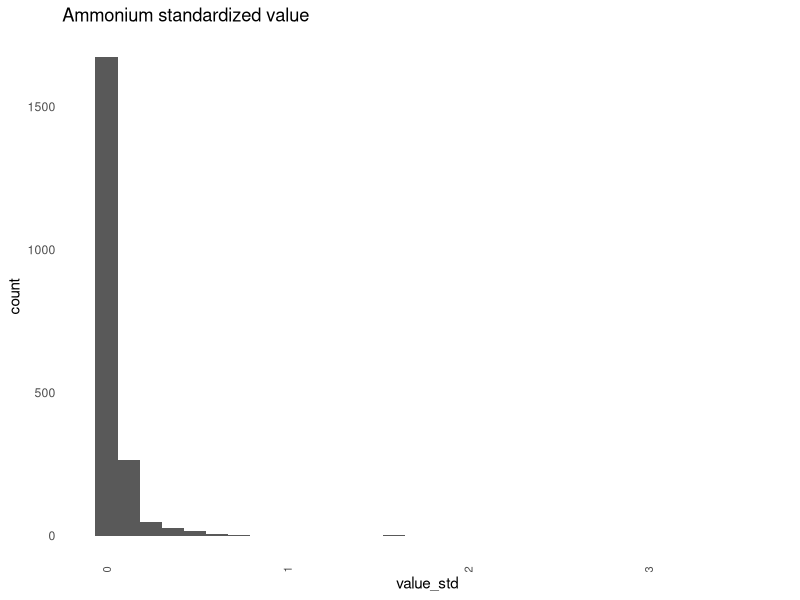
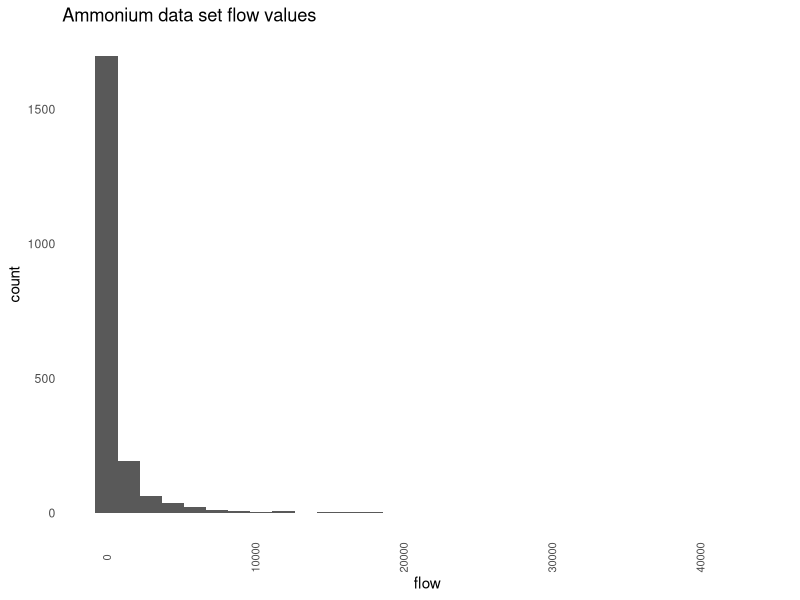
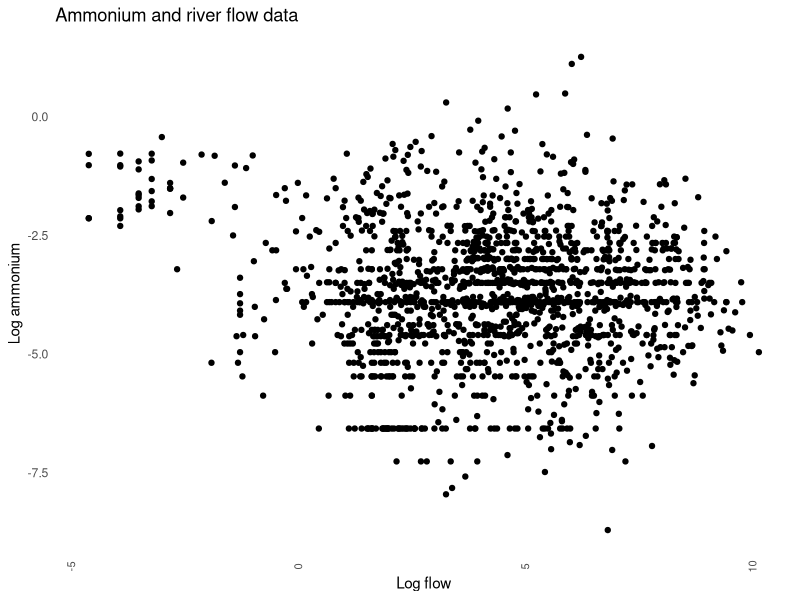
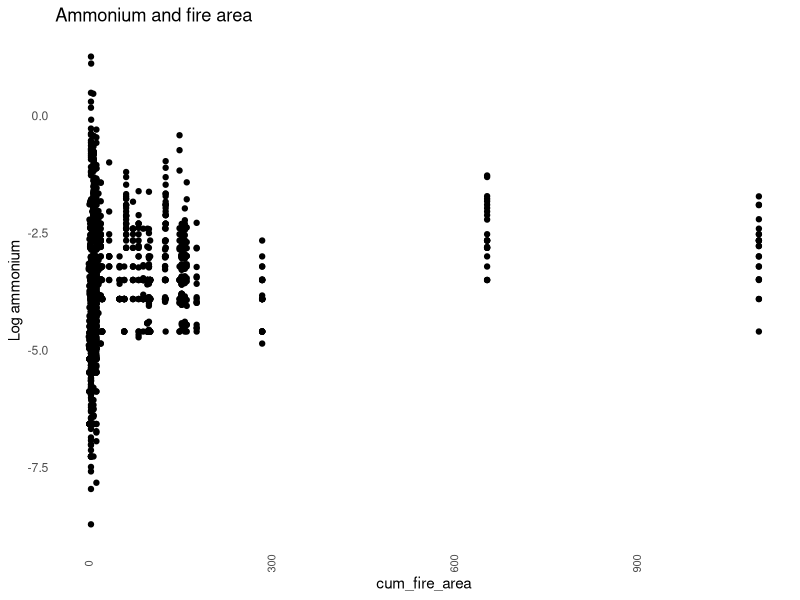
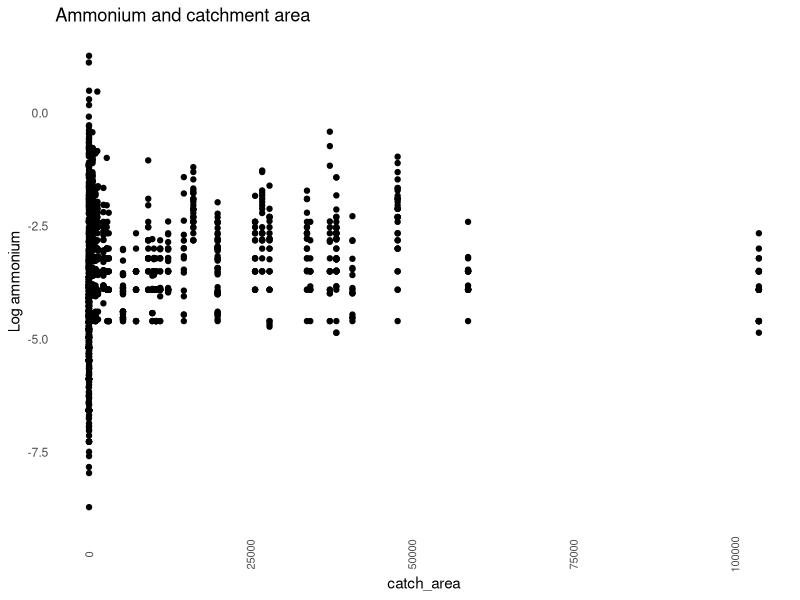
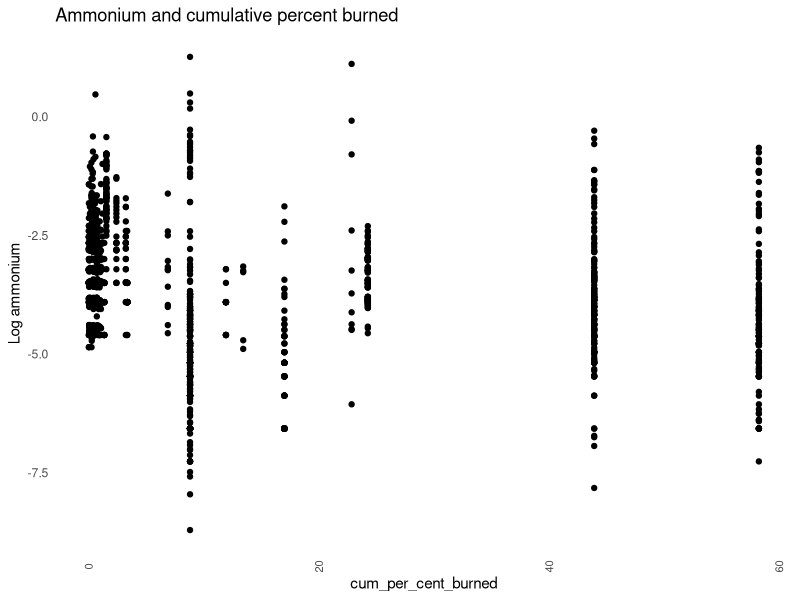
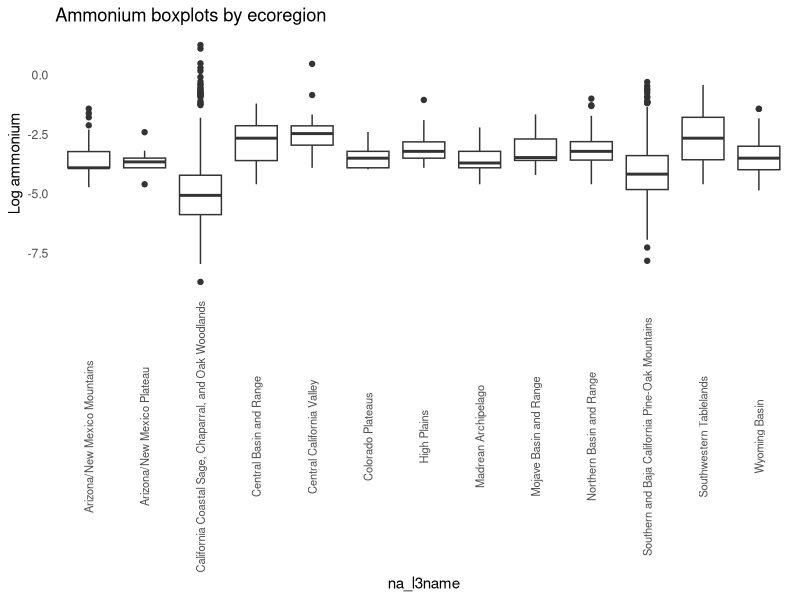
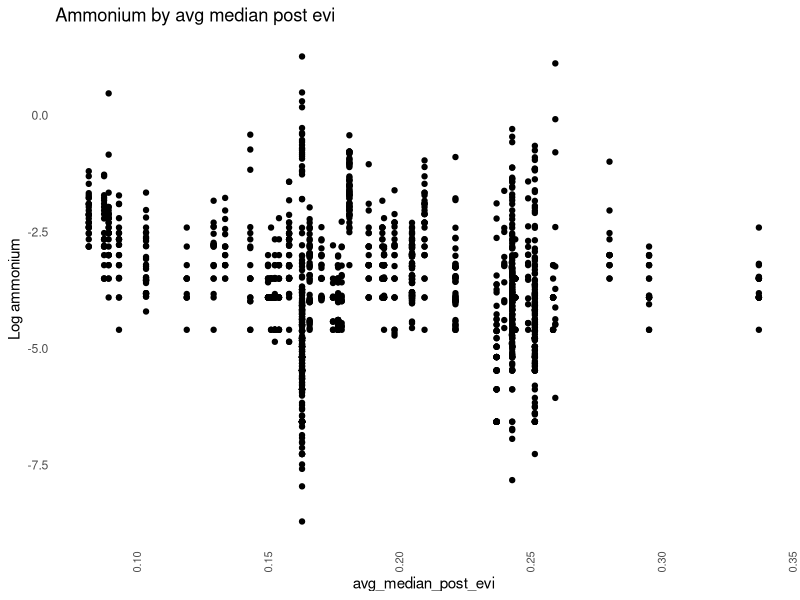

R code for these plots, in order:
# Data exploration for fire models

library(tidyverse)
library(ggplot2)

# This sets a global theme for all my plots. 
theme_set(theme_bw() +
            theme(
              plot.background = element_blank()
              ,panel.grid.major = element_blank()
              ,panel.grid.minor = element_blank()
              ,panel.background = element_blank()
              ,panel.border = element_blank()
              ,axis.text.x  = element_text(angle=90, vjust=0.5, size=8)
              ,axis.ticks = element_blank()
              ,strip.background = element_rect()
            ))

# Working directory should be set using Session -> Set Working Directory. Not hard coded. 
# Better practices suggest your file structure look like this:
# .
# └── Project name/
#   ├── data/
#   │   ├── external
#   │   ├── interim
#   │   ├── processed
#   │   └── raw
#   ├── docs
#   ├── models
#   └── reports/
#       ├── images
#       └── graphs

# The data we are looking at has already been processed so it's in the processed folder.

ammonium <- read_csv("data/processed/ammonium_largest_pre_post_covariates.csv", na = c('.','-999','NA'))
problems(ammonium)
ammonium
summary(ammonium)

ammonium %>% ggplot(., aes(x=value_std)) + geom_histogram() +
  ggtitle("Ammonium standardized value")

ammonium %>% ggplot(., aes(x=flow)) + geom_histogram() +
  ggtitle("Ammonium data set flow values")

# Need to scale the data
scaled <- ammonium %>% filter(flow > 0 & value_std > 0) %>% 
  # --- Log-only transforms ---
  mutate(
    "Log flow" = log(flow),           # log Q
    "Log ammonium" = log(value_std)       # log N
  )

colnames(scaled)

scaled %>% ggplot(., aes(x=`Log flow`, y=`Log ammonium`)) + geom_point() +
  ggtitle("Ammonium and river flow data")

scaled %>% ggplot(., aes(x=cum_fire_area, y=`Log ammonium`)) + geom_point() +
  ggtitle("Ammonium and fire area")

scaled %>% ggplot(., aes(x=catch_area, y=`Log ammonium`)) + geom_point() +
  ggtitle("Ammonium and catchment area")

scaled %>% ggplot(., aes(x=cum_per_cent_burned, y=`Log ammonium`)) + geom_point() +
  ggtitle("Ammonium and cumulative percent burned")

scaled %>% ggplot(., aes(x=na_l3name, y=`Log ammonium`)) + geom_boxplot() +
  ggtitle("Ammonium boxplots by ecoregion")

scaled %>% ggplot(., aes(x=avg_median_post_evi, y=`Log ammonium`)) + geom_point() +
  ggtitle("Ammonium by avg median post evi")
